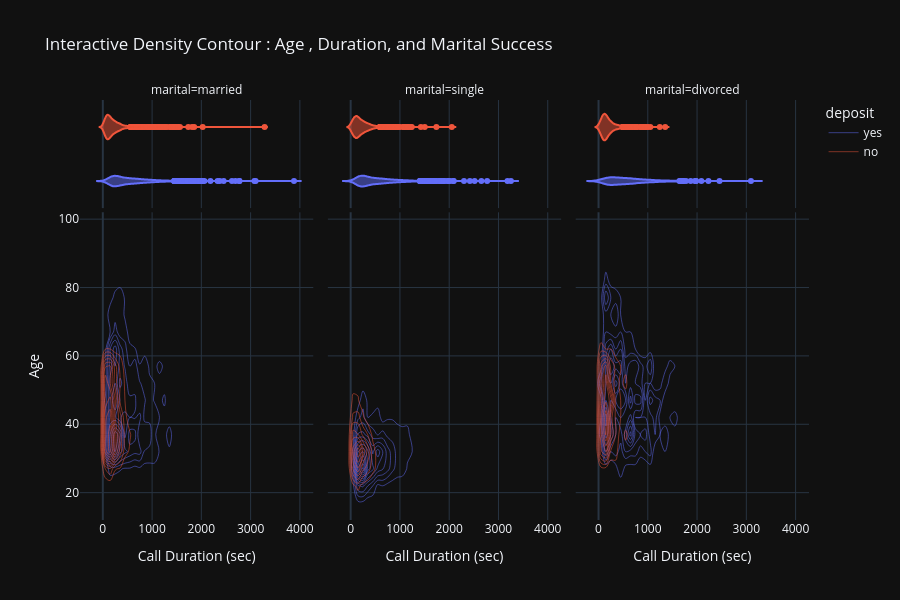

Notebook source saved alongside this figure:
### Markdown cell above
## Behavioral Density: Engagement vs. Demographics
**Question:** At what call duration and age threshold does the probability of a deposit subscription peak across different marital statuses?

### Code cell
fig = px.density_contour(df, x='duration' , y='age', color='deposit',
                        facet_col='marital',
                        marginal_x='violin' ,
                        marginal_y='histogram',
                        title='Interactive Density Contour : Age , Duration, and Marital Success',
                        labels = {'duration' : 'Call Duration (sec)', 'age' : 'Age'})
fig.update_layout(template = 'plotly_dark',height=600)
fig.show()

### Figure 1 — Plotly figure (JSON) as saved in the notebook; plotly's stock layout.template omitted (floating-point values rounded to 4 significant figures; data arrays with more than 128 entries replaced by an {"elided": "..."} marker saying what was removed)
{"data": [{"contours": {"coloring": "none"}, "hovertemplate": "deposit=yes<br>marital=married<br>Call Duration (sec)=%{x}<br>Age=%{y}<br>count=%{z}<extra></extra>", "legendgroup": "yes", "line": {"color": "#636efa"}, "name": "yes", "showlegend": true, "type": "histogram2dcontour", "x": {"elided": "2755 int values"}, "xaxis": "x", "xbingroup": "x", "y": {"elided": "2755 int values"}, "yaxis": "y", "ybingroup": "y"}, {"hovertemplate": "deposit=yes<br>marital=married<br>Call Duration (sec)=%{x}<extra></extra>", "legendgroup": "yes", "line": {"color": "#636efa"}, "name": "yes", "scalegroup": "x", "showlegend": false, "type": "violin", "x": {"elided": "2755 int values"}, "xaxis": "x4", "yaxis": "y4"}, {"contours": {"coloring": "none"}, "hovertemplate": "deposit=yes<br>marital=single<br>Call Duration (sec)=%{x}<br>Age=%{y}<br>count=%{z}<extra></extra>", "legendgroup": "yes", "line": {"color": "#636efa"}, "name": "yes", "showlegend": false, "type": "histogram2dcontour", "x": {"elided": "1912 int values"}, "xaxis": "x2", "xbingroup": "x", "y": {"elided": "1912 int values"}, "yaxis": "y2", "ybingroup": "y"}, {"hovertemplate": "deposit=yes<br>marital=single<br>Call Duration (sec)=%{x}<extra></extra>", "legendgroup": "yes", "line": {"color": "#636efa"}, "name": "yes", "scalegroup": "x", "showlegend": false, "type": "violin", "x": {"elided": "1912 int values"}, "xaxis": "x5", "yaxis": "y5"}, {"contours": {"coloring": "none"}, "hovertemplate": "deposit=yes<br>marital=divorced<br>Call Duration (sec)=%{x}<br>Age=%{y}<br>count=%{z}<extra></extra>", "legendgroup": "yes", "line": {"color": "#636efa"}, "name": "yes", "showlegend": false, "type": "histogram2dcontour", "x": {"elided": "622 int values"}, "xaxis": "x3", "xbingroup": "x", "y": {"elided": "622 int values"}, "yaxis": "y3", "ybingroup": "y"}, {"hovertemplate": "deposit=yes<br>marital=divorced<br>Call Duration (sec)=%{x}<extra></extra>", "legendgroup": "yes", "line": {"color": "#636efa"}, "name": "yes", "scalegroup": "x", "showlegend": false, "type": "violin", "x": {"elided": "622 int values"}, "xaxis": "x6", "yaxis": "y6"}, {"contours": {"coloring": "none"}, "hovertemplate": "deposit=no<br>marital=married<br>Call Duration (sec)=%{x}<br>Age=%{y}<br>count=%{z}<extra></extra>", "legendgroup": "no", "line": {"color": "#EF553B"}, "name": "no", "showlegend": true, "type": "histogram2dcontour", "x": {"elided": "3596 int values"}, "xaxis": "x", "xbingroup": "x", "y": {"elided": "3596 int values"}, "yaxis": "y", "ybingroup": "y"}, {"hovertemplate": "deposit=no<br>marital=married<br>Call Duration (sec)=%{x}<extra></extra>", "legendgroup": "no", "line": {"color": "#EF553B"}, "name": "no", "scalegroup": "x", "showlegend": false, "type": "violin", "x": {"elided": "3596 int values"}, "xaxis": "x4", "yaxis": "y4"}, {"contours": {"coloring": "none"}, "hovertemplate": "deposit=no<br>marital=single<br>Call Duration (sec)=%{x}<br>Age=%{y}<br>count=%{z}<extra></extra>", "legendgroup": "no", "line": {"color": "#EF553B"}, "name": "no", "showlegend": false, "type": "histogram2dcontour", "x": {"elided": "1606 int values"}, "xaxis": "x2", "xbingroup": "x", "y": {"elided": "1606 int values"}, "yaxis": "y2", "ybingroup": "y"}, {"hovertemplate": "deposit=no<br>marital=single<br>Call Duration (sec)=%{x}<extra></extra>", "legendgroup": "no", "line": {"color": "#EF553B"}, "name": "no", "scalegroup": "x", "showlegend": false, "type": "violin", "x": {"elided": "1606 int values"}, "xaxis": "x5", "yaxis": "y5"}, {"contours": {"coloring": "none"}, "hovertemplate": "deposit=no<br>marital=divorced<br>Call Duration (sec)=%{x}<br>Age=%{y}<br>count=%{z}<extra></extra>", "legendgroup": "no", "line": {"color": "#EF553B"}, "name": "no", "showlegend": false, "type": "histogram2dcontour", "x": {"elided": "671 int values"}, "xaxis": "x3", "xbingroup": "x", "y": {"elided": "671 int values"}, "yaxis": "y3", "ybingroup": "y"}, {"hovertemplate": "deposit=no<br>marital=divorced<br>Call Duration (sec)=%{x}<extra></extra>", "legendgroup": "no", "line": {"color": "#EF553B"}, "name": "no", "scalegroup": "x", "showlegend": false, "type": "violin", "x": {"elided": "671 int values"}, "xaxis": "x6", "yaxis": "y6"}], "layout": {"annotations": [{"font": {}, "showarrow": false, "text": "marital=married", "x": 0.16, "xanchor": "center", "xref": "paper", "y": 1, "yanchor": "bottom", "yref": "paper"}, {"font": {}, "showarrow": false, "text": "marital=single", "x": 0.5, "xanchor": "center", "xref": "paper", "y": 1, "yanchor": "bottom", "yref": "paper"}, {"font": {}, "showarrow": false, "text": "marital=divorced", "x": 0.84, "xanchor": "center", "xref": "paper", "y": 1, "yanchor": "bottom", "yref": "paper"}], "barmode": "overlay", "height": 600, "legend": {"title": {"text": "deposit"}, "tracegroupgap": 0}, "title": {"text": "Interactive Density Contour : Age , Duration, and Marital Success"}, "xaxis": {"anchor": "y", "domain": [0, 0.32], "title": {"text": "Call Duration (sec)"}}, "xaxis2": {"anchor": "y2", "domain": [0.34, 0.66], "matches": "x", "title": {"text": "Call Duration (sec)"}}, "xaxis3": {"anchor": "y3", "domain": [0.68, 1.0], "matches": "x", "title": {"text": "Call Duration (sec)"}}, "xaxis4": {"anchor": "y4", "domain": [0, 0.32], "matches": "x", "showgrid": true, "showticklabels": false}, "xaxis5": {"anchor": "y5", "domain": [0.34, 0.66], "matches": "x", "showgrid": true, "showticklabels": false}, "xaxis6": {"anchor": "y6", "domain": [0.68, 1.0], "matches": "x", "showgrid": true, "showticklabels": false}, "yaxis": {"anchor": "x", "domain": [0, 0.7326], "title": {"text": "Age"}}, "yaxis2": {"anchor": "x2", "domain": [0, 0.7326], "matches": "y", "showticklabels": false}, "yaxis3": {"anchor": "x3", "domain": [0, 0.7326], "matches": "y", "showticklabels": false}, "yaxis4": {"anchor": "x4", "domain": [0.7426, 1], "matches": "y4", "showgrid": false, "showline": false, "showticklabels": false, "ticks": ""}, "yaxis5": {"anchor": "x5", "domain": [0.7426, 1], "matches": "y4", "showgrid": false, "showline": false, "showticklabels": false, "ticks": ""}, "yaxis6": {"anchor": "x6", "domain": [0.7426, 1], "matches": "y4", "showgrid": false, "showline": false, "showticklabels": false, "ticks": ""}}}
